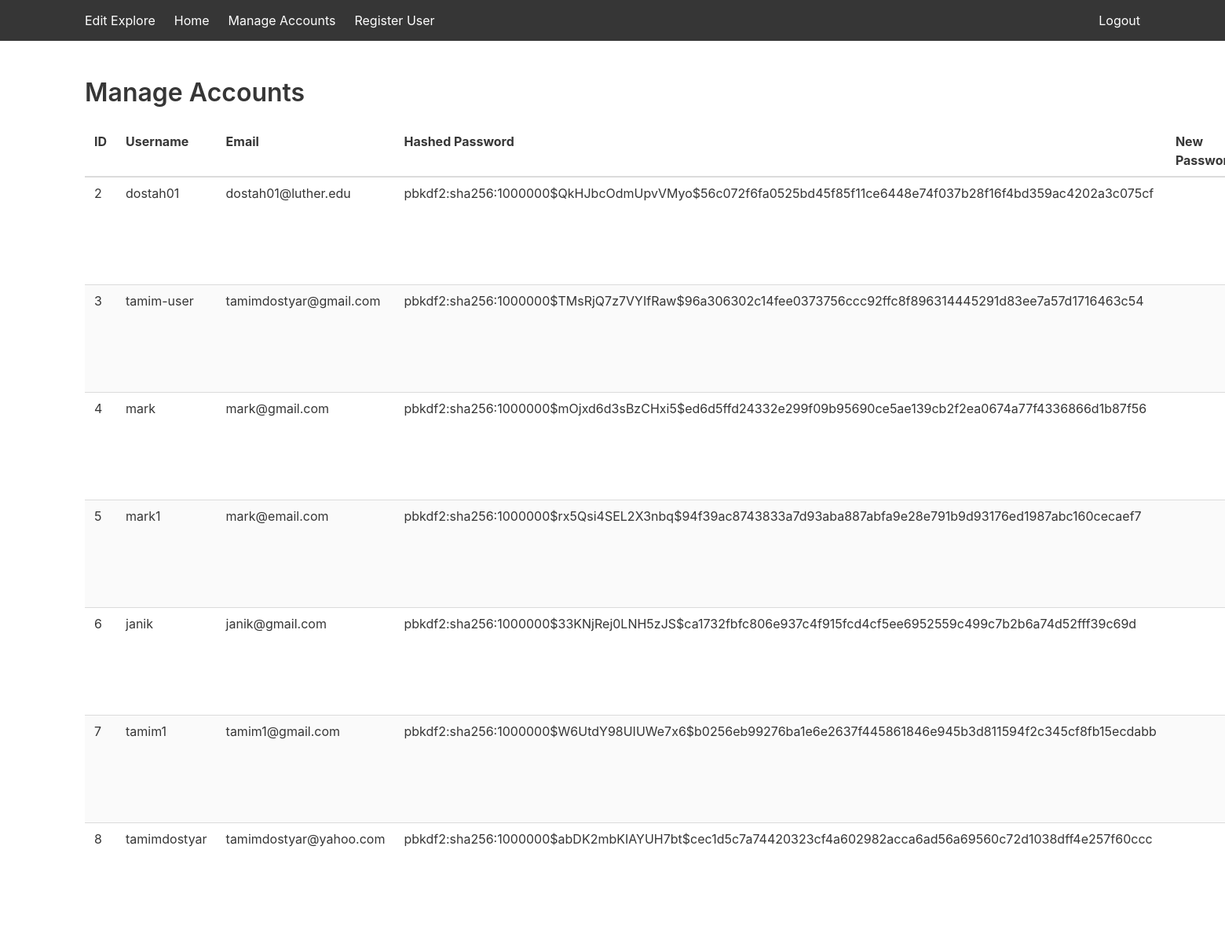
/manage_accounts (signed in), run on an earlier commit of the app's database.
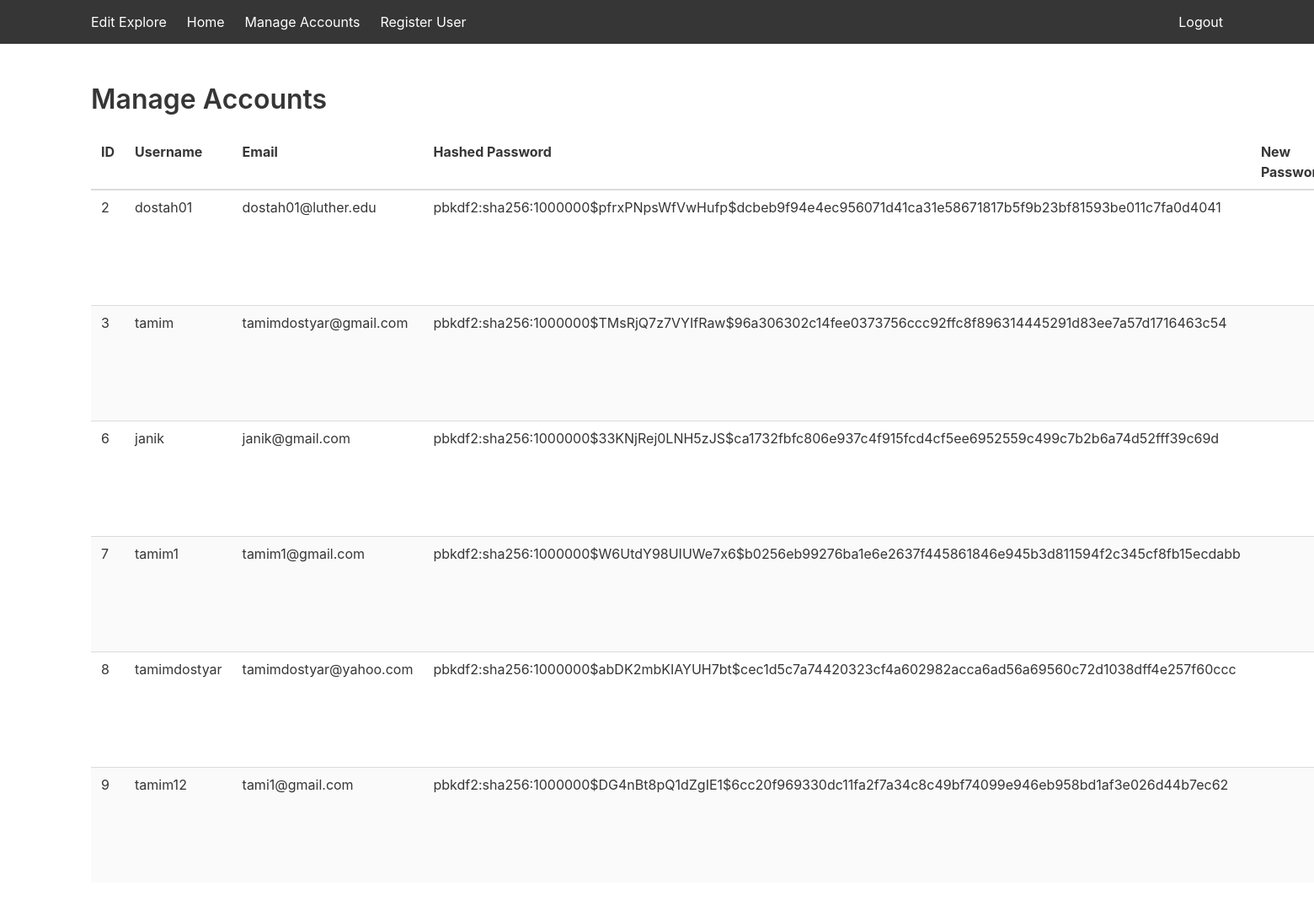
And on a later commit of the database.
### mapsource/loginP/models.py (models this page shows)
class User(UserMixin, db.Model):
    id = db.Column(db.Integer, primary_key=True)
    username = db.Column(db.String(150), unique=True, nullable=False)
    email = db.Column(db.String(150), unique=True, nullable=False)
    password = db.Column(db.String(200), nullable=False)
    is_admin = db.Column(db.Boolean, default=False)
    favorite_stores = db.relationship('Favorit_store', backref='user', lazy=True)

### mapsource/loginP/auth.py (the view)
@auth_bp.route("/manage_accounts", methods=["GET"], endpoint="manage_accounts")
@login_required
def manage_accounts():
    users = User.query.all()
    return render_template("manage_accounts.html", users=users)

### mapsource/loginP/auth.py (called while the page is built)
@login_manager.user_loader
def load_user(user_id):
    return User.query.get(int(user_id))

### mapsource/templates/manage_accounts.html (shortened to what this page needs)
<!DOCTYPE html>
<html lang="en">
<head>
    <link href="https://cdn.jsdelivr.net/npm/bulma@0.9.3/css/bulma.min.css" rel="stylesheet">
</head>
<body>
    <nav class="navbar is-dark">
        <div class="container">
            <div id="navbarMenu" class="navbar-menu">
                <div class="navbar-start">
                    <a class="navbar-item" href="{{ url_for('viewsc.edit_web') }}">Edit Explore</a>
                    <a class="navbar-item" href="{{ url_for('viewsc.admin_welcome') }}">Home</a>
                    <a class="navbar-item" href="{{ url_for('auth.manage_accounts') }}">Manage Accounts</a>
                    <a class="navbar-item" href="{{ url_for('auth.createAccount') }}">Register User</a>
                </div>
                <div class="navbar-end">
                    <a class="navbar-item" href="{{ url_for('auth.logout') }}">Logout</a>
                </div>
            </div>
        </div>
    </nav>
    <section class="section">
        <div class="container">
            <h1 class="title">Manage Accounts</h1>
            <table class="table is-fullwidth is-striped">
                <thead>
                    <tr>
                        <th>ID</th>
                        <th>Username</th>
                        <th>Email</th>
                        <th>Hashed Password</th>
                        <th>New Password</th>
                    </tr>
                </thead>
                <tbody>
                    {% for user in users %}
                    <tr>
                        <td>{{ user.id }}</td>
                        <td>{{ user.username }}</td>
                        <td>{{ user.email }}</td>
                        <td>{{ user.password }}</td>
                        <td id="new-password-{{ user.id }}"></td>
                    </tr>
                    {% endfor %}
                </tbody>
            </table>
        </div>
    </section>
</body>
</html>

What changed in the data, as far as the page shows it:
removed User: id "4", username "mark", email "mark@gmail.com", password "pbkdf2:sha256:1000000$mOjxd6d3sBzCHxi5$ed6d5ffd24332e299f09b95690ce5ae139cb2f2ea0674a77f4336866d1b87f56"
removed User: id "5", username "mark1", email "mark@email.com", password "pbkdf2:sha256:1000000$rx5Qsi4SEL2X3nbq$94f39ac8743833a7d93aba887abfa9e28e791b9d93176ed1987abc160cecaef7"
changed User "dostah01": password "pbkdf2:sha256:1000000$QkHJbcOdmUpvVMyo$56c072f6fa0525bd45f85f11ce6448e74f037b28f16f4bd359ac4202a3c075cf" → "pbkdf2:sha256:1000000$pfrxPNpsWfVwHufp$dcbeb9f94e4ec956071d41ca31e58671817b5f9b23bf81593be011c7fa0d4041"
changed User "tamimdostyar@gmail.com": username "tamim-user" → "tamim"
added User: id "9", username "tamim12", email "tami1@gmail.com", password "pbkdf2:sha256:1000000$DG4nBt8pQ1dZgIE1$6cc20f969330dc11fa2f7a34c8c49bf74099e946eb958bd1af3e026d44b7ec62"
